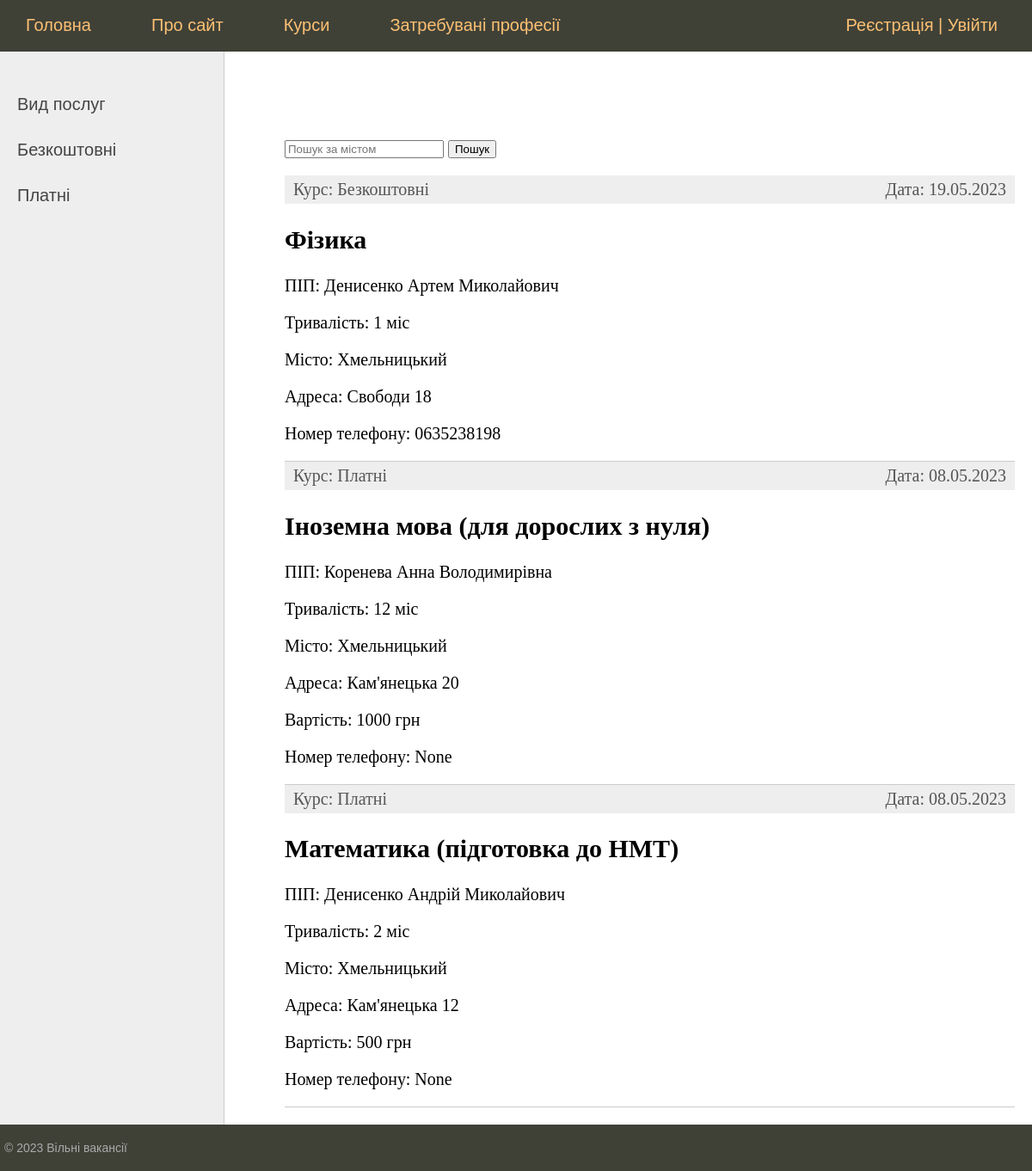
Screenshot of /cursu/ with the database file from the repository.
### vacancies/models.py (models this page shows, shortened)
class Category(models.Model):
    name = models.CharField(max_length=100, db_index=True, verbose_name='Вид послуг')
    def __str__(self):
        return self.name
    def get_absol_url(self):
        return  reverse('category', kwargs={'pr_id': self.pk})
    class Meta:
        verbose_name = 'Вид послуг'
        verbose_name_plural ='Вид послуг'
        ordering = ['id']

class Cursu(models.Model):
    name = models.CharField(max_length=100, verbose_name="Назва", null=True)
    pip_v = models.CharField(max_length=100, verbose_name = "Прізвище", null=True)
    truvalist = models.IntegerField(verbose_name = "Тривалість", null=True)
    city = models.CharField(max_length=100, verbose_name = "Місто", null=True)
    adress = models.CharField(max_length=100, verbose_name = "Адреса", null=True)
    time_create = models.DateTimeField(auto_now_add=True, verbose_name="Дата опублікування", null=True)
    pr = models.ForeignKey('Category', on_delete=models.PROTECT, verbose_name="Вид_послуг", null=True)
    vartist = models.IntegerField(verbose_name="Вартість", null=True, blank=True)
    phone_regex = RegexValidator(
        regex=r'^0\d{9}$',
        message="Номер телефону повинен бути в форматі: '0XXXXXXXXX'. 10 цифр."
    )
    nomer_phone = models.CharField(validators=[phone_regex], max_length=10, verbose_name="Номер телефону", blank=True,
                                   null=True)
    class Meta:
        verbose_name = 'Курси'
        verbose_name_plural = 'Курси'
        ordering = ['-time_create']

### vacancies/views.py (the view)
# urls.py: path('cursu/', CursuHome.as_view(), name='cursu'),
class CursuHome(DataMixin,ListView):
    paginate_by = 3
    model = Cursu
    template_name = 'vacancies/indexcursu.html'
    context_object_name = 'posts'
    def get_context_data(self, *, object_list=None, **kwargs):
        context = super().get_context_data(**kwargs)
        c_def = self.get_user_context(title="Курси")
        user_menu = menu.copy()
        if not self.request.user.is_authenticated:
            user_menu.pop(2)
        '''context['menu'] = user_menu'''
        if not self.request.user.is_superuser:
            user_menu.pop(2)
        context['menu'] = user_menu
        return context

### vacancies/templatetags/vacancies_tag.py (called while the page is built)
@register.inclusion_tag('vacancies/list_categories_cursu.html')
def show_category(sort:None, cat_selected=0):
    if not sort:
        cats = Category.objects.all()
    else:
        cats = Category.objects.order_by(sort)
    return {"cats": cats, "cat_selected": cat_selected}

### vacancies/utils.py (called while the page is built)
    def get_user_context(self, **kwargs):
        context = kwargs
        cats = Profession.objects.all()
        user_menu = menu.copy()
        if not self.request.user.is_authenticated:
            user_menu.pop(2)
        context['menu'] = user_menu
        context['cats'] = cats
        if 'cat_selected' not in context:
            context['cat_selected'] = 0
        return context

### vacancies/templates/vacancies/indexcursu.html (shortened to what this page needs)
{% extends 'vacancies/base_cur.html' %}
{% block vumogu %}
<ul class="list-articles">
<form class="form-inline my-2 my-lg-0" action="{% url 'sr' %}" method="get">
		<input class="form-control mr-sm-2" type="sr" placeholder="Пошук за містом" aria-label="Пошук", name="sr">
		<button class="btn btn-online-succes my -2 my -sm -0" type="submit">Пошук</button>
	</form>
	{% for p in posts %}
	<li><div class="article-panel">
		<p class="first">Курс: {{p.pr}}</p>
		<p class="last">Дата: {{p.time_create|date:"d.m.Y"}}</p>
	</div>
			<h2>{{p.name}}</h2>
	{% autoescape on %}
		<p>	ПІП: {{p.pip_v}} </p>
		<p> Тривалість:	{{p.truvalist}} міс </p>
		<p> Місто: {{p.city}}  </p>
        <p> Адреса: {{p.adress}} </p>
		{% if p.vartist %}
		<p> Вартість: {{p.vartist}} грн </p>
		{% endif %}
		<p> Номер телефону: {{p.nomer_phone}} </p>
	{% endautoescape %}
			</li>
	{% endfor %}
</ul>
{% endblock %}

### vacancies/templates/vacancies/list_categories_cursu.html
	{% for pr in cats %}
		{% if pr.pk == cat_selected %}
		<li class="selected">{{pr.name}}</li>
		{% else %}
		<li><a href="{{ pr.get_absol_url }}">{{pr.name}}</a> </li>
		{% endif %}
		{% endfor %}

### vacancies/static/vacancies/css/styles.css (style rules this page uses)
html, body { font-family: 'Arial'; margin: 0; padding: 0; height: 100%; width: 100%; color: #444; }
a { color: #0059b2; text-decoration: none; }
div.article-panel { background: #eee; padding: 5px 10px 5px 10px; box-sizing: border-box; overflow: hidden; color: #555; }
div.article-panel p.first { margin: 0; float: left; }
div.article-panel p.last { margin: 0; float: right; }
ul.list-articles { list-style: none; margin: 0; padding: 0; }
ul.list-articles li { border-bottom: 1px solid #ccc; }
.left-chapters ul li { margin: 30px 0 0 0; color: #999; }
.left-chapters ul li a { color: #444; text-decoration: none; }

### rows the page displays
Category: name "Безкоштовні"
Category: name "Платні"
Cursu: pr "Безкоштовні", time_create "19.05.2023", name "Фізика", pip_v "Денисенко Артем Миколайович", truvalist "1", city "Хмельницький", adress "Свободи 18", nomer_phone "0635238198"
Cursu: pr "Платні", time_create "08.05.2023", name "Іноземна мова (для дорослих з нуля)", pip_v "Коренева Анна Володимирівна", truvalist "12", city "Хмельницький", adress "Кам'янецька 20", vartist "1000", nomer_phone "None"
Cursu: pr "Платні", time_create "08.05.2023", name "Математика (підготовка до НМТ)", pip_v "Денисенко Андрій Миколайович", truvalist "2", city "Хмельницький", adress "Кам'янецька 12", vartist "500", nomer_phone "None"

### other values shown
{{ m.title }} "Головна" "Про сайт" "Курси" "Затребувані професії"
